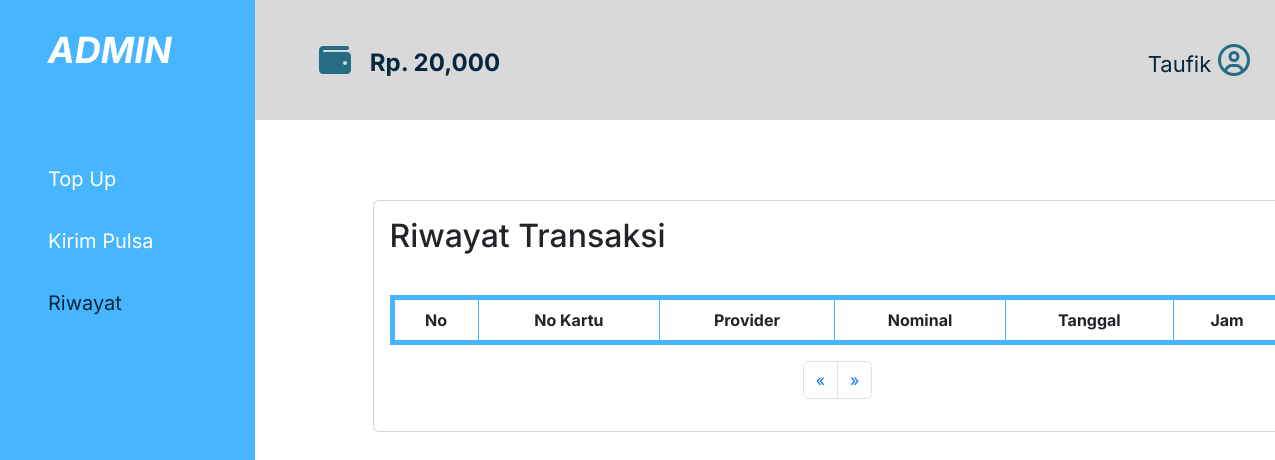
/history.php?id=2, run on an earlier commit of the app's database.
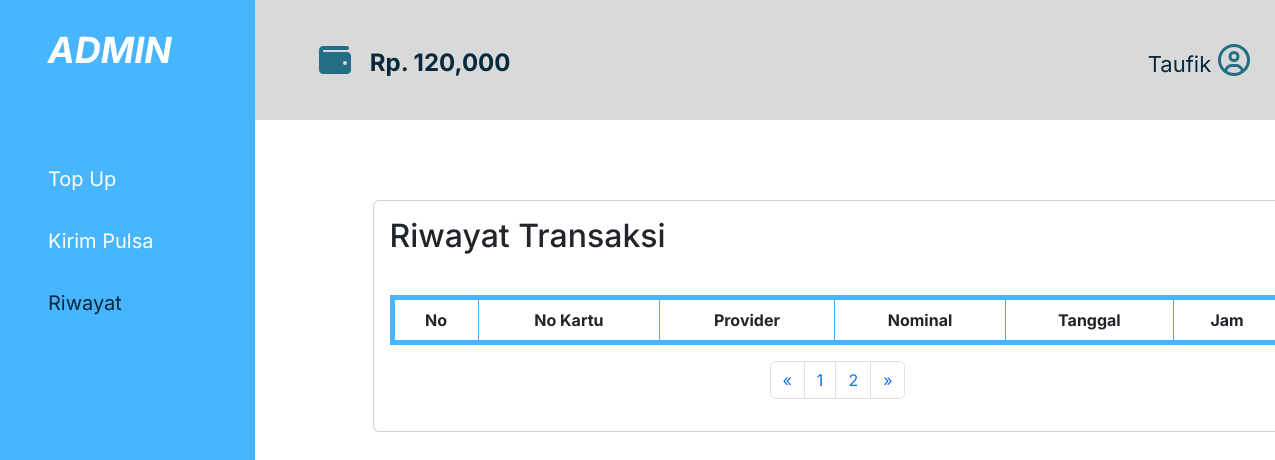
And on a later commit of the database.
### tables this page shows
CREATE TABLE `users` (
  `id_user` int(11) NOT NULL,
  `name` varchar(100) NOT NULL,
  `saldo` int(11) NOT NULL
);

### history.php (the view, shortened to what this page needs)
<?php
require_once('./connection.php');
$id_user = $_GET['id'];
function getData()
{
    global $user, $connect, $id_user;
    $query = mysqli_query($connect, "SELECT * FROM users WHERE id_user='$id_user'");
    $user = mysqli_fetch_array($query);
}
getData();
$batas = 10;
$halaman = isset($_GET['halaman']) ? (int)$_GET['halaman'] : 1;
$next = $halaman + 1;
$data = mysqli_query($connect, "SELECT * FROM histories");
$jumlah_data = mysqli_num_rows($data);
$total_halaman = ceil($jumlah_data / $batas);
?>
<!DOCTYPE html>
<html lang="en">
<head>
    <link rel="stylesheet" href="assets/css/style.css">
    <link rel="stylesheet" href="https://cdn.jsdelivr.net/npm/bootstrap@5.3.0-alpha3/dist/css/bootstrap.min.css">
    <link rel="stylesheet" href="https://cdnjs.cloudflare.com/ajax/libs/font-awesome/6.2.0/css/all.min.css" />
    <link href='https://cdnjs.cloudflare.com/ajax/libs/toastr.js/2.0.1/css/toastr.css' rel='stylesheet' />
</head>
<body>
    <header>
        <nav class="navbar">
            <i class="fas fa-wallet fa-2xl "></i>
            <h1 class="txt-rp">Rp. <?= number_format($user['saldo']); ?></h1>
            <h1 class="txt-user"><?= $user['name']; ?></h1>
            <a href="" class="icon-user">
                <i class="fa-regular fa-circle-user fa-2xl"></i>
            </a>
        </nav>
    </header>
    <aside>
        <div class="sidebar">
            <h1 class="txt-adm">ADMIN</h1>
            <ul>
                <li>
                    <a href="index.php?id=<?= $user['id_user']; ?>" class="btn-topup">Top Up</a>
                </li>
                <li>
                    <a href="pulsa.php?id=<?= $user['id_user']; ?>" class="btn-send">Kirim Pulsa</a>
                </li>
                <li>
                    <a href="history.php?id=<?= $user['id_user']; ?>&halaman=1" class="btn-history act">Riwayat</a>
                </li>
            </ul>
        </div>
    </aside>
    <content>
        <div class="container d-flex justify-content-center">
            <div class="card col-10 card-riwayat">
                <div class="card-body">
                    <h2 class="card-title">Riwayat Transaksi</h2>
                    <table class="table table-bordered form-saldo">
                        <thead class="thead">
                            <tr class="text-center">
                                <th>No</th>
                                <th>No Kartu</th>
                                <th>Provider</th>
                                <th>Nominal</th>
                                <th>Tanggal</th>
                                <th>Jam</th>
                            </tr>
                        </thead>
                    </table>
                    <nav class="d-flex justify-content-center">
                        <ul class="pagination">
                            <li class="page-item">
                                <a class="page-link" <?php if ($halaman > 1) {
                                                            echo "href='riwayat.php?id=$id_user&halaman=$Previous'";
                                                        } ?> aria-label="Previous">
                                    <span aria-hidden="true">&laquo;</span>
                                </a>
                            </li>
                            <?php for ($page = 1; $page <= $total_halaman; $page++) { ?>
                                <li class="page-item">
                                    <a class="page-link <?= ($_GET['halaman'] == $page) ? 'active' : ''; ?>" href="?id=<?= $id_user; ?>&halaman=<?= $page; ?>">
                                        <?= $page; ?>
                                    </a>
                                </li>
                            <?php } ?>
                            <li class="page-item">
                                <a class="page-link" <?php if ($halaman < $total_halaman) {
                                                            echo "href='?id=$id_user&halaman=$next'";
                                                        } ?> aria-label="Next">
                                    <span aria-hidden="true">&raquo;</span>
                                </a>
                            </li>
                        </ul>
                    </nav>
                </div>
            </div>
        </div>
    </content>
</body>
</html>

What changed in the data, as far as the page shows it:
changed users "Taufik": saldo "20,000" → "120,000"
Also different on the page:
new list line: "1"
new list line: "2"
